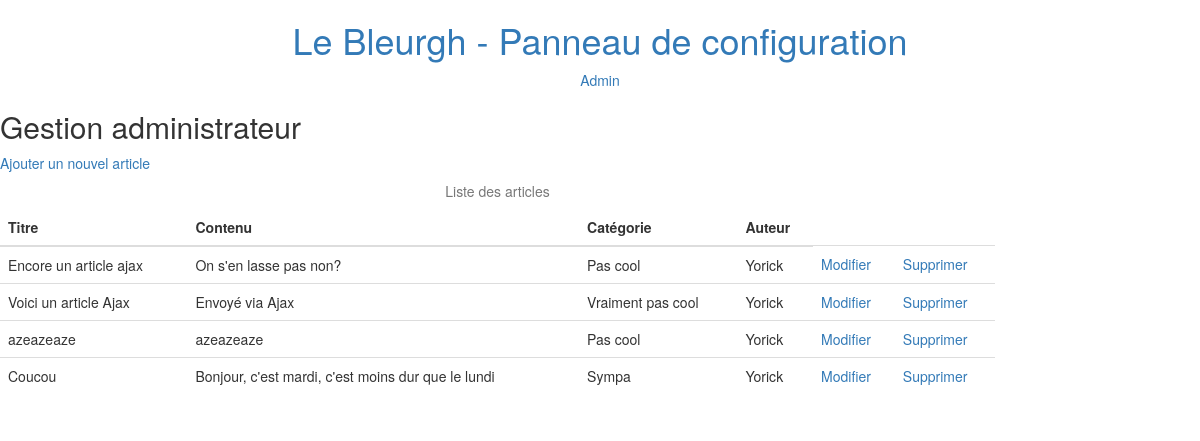
The app's page /blog_phtml/admin.php with its own data.
### tables this page shows
CREATE TABLE `articles` (
  `id` int(3) NOT NULL,
  `titre` varchar(255) NOT NULL,
  `contenu` text NOT NULL,
  `dob` timestamp NOT NULL DEFAULT CURRENT_TIMESTAMP,
  `id_categorie` int(3) NOT NULL,
  `id_auteur` int(3) NOT NULL
);

CREATE TABLE `categories` (
  `id` int(3) NOT NULL,
  `categorie` varchar(255) NOT NULL
);

CREATE TABLE `auteur` (
  `id` int(3) NOT NULL,
  `nom` varchar(255) NOT NULL
);

### blog_phtml/admin.php (called while the page is built, shortened)
<?php
include 'connexion-bdd.php';
$req = $bdd->query('SELECT a.id, a.titre, a.contenu, a.dob, c.categorie, au.nom
   FROM categories AS c
   INNER JOIN articles AS a
   ON c.id = a.id_categorie
   INNER JOIN auteur AS au
   ON au.id = a.id_auteur
   ORDER BY dob
   DESC LIMIT 0, 5');
$donnees = $req->fetchAll();
include 'layout.phtml';

### blog_phtml/admin.phtml (the view, shortened to what this page needs)
<h2>Gestion administrateur</h2>
<a href="add_post.php">Ajouter un nouvel article</a>
<div class="row">
  <div class="col-md-10">
    <table class="table">
      <caption class="text-center">Liste des articles</caption>
      <thead>
        <th>Titre</th>
        <th>Contenu</th>
        <th>Catégorie</th>
        <th>Auteur</th>
      </thead>
      <tbody>
        <?php foreach ($donnees as $key) :?>
          <tr>
            <td><?= $key['titre']?></td>
            <td><?= $key['contenu']?></td>
            <td><?= $key['categorie']?></td>
            <td><?= $key['nom']?></td>
            <td><a href="udpate_post.php?id=<?= $key['id']?>">Modifier</a></td>
            <td><a href="delete_post.php?id=<?= $key['id']?>" data-toggle="modal" data-target="#myModal">Supprimer</a></td>
          </tr>
        <?php endforeach; ?>
      </tbody>
    </table>
  </div>
</div>

### records on screen
articles: titre "Encore un article ajax", contenu "On s'en lasse pas non?", id_categorie.categorie "Pas cool", id_auteur.nom "Yorick"
articles: titre "Voici un article Ajax", contenu "Envoyé via Ajax", id_categorie.categorie "Vraiment pas cool", id_auteur.nom "Yorick"
articles: titre "azeazeaze", contenu "azeazeaze", id_categorie.categorie "Pas cool", id_auteur.nom "Yorick"
articles: titre "Coucou", contenu "Bonjour, c'est mardi, c'est moins dur que le lundi", id_categorie.categorie "Sympa", id_auteur.nom "Yorick"

### other values on screen
$title "Panneau de configuration"
